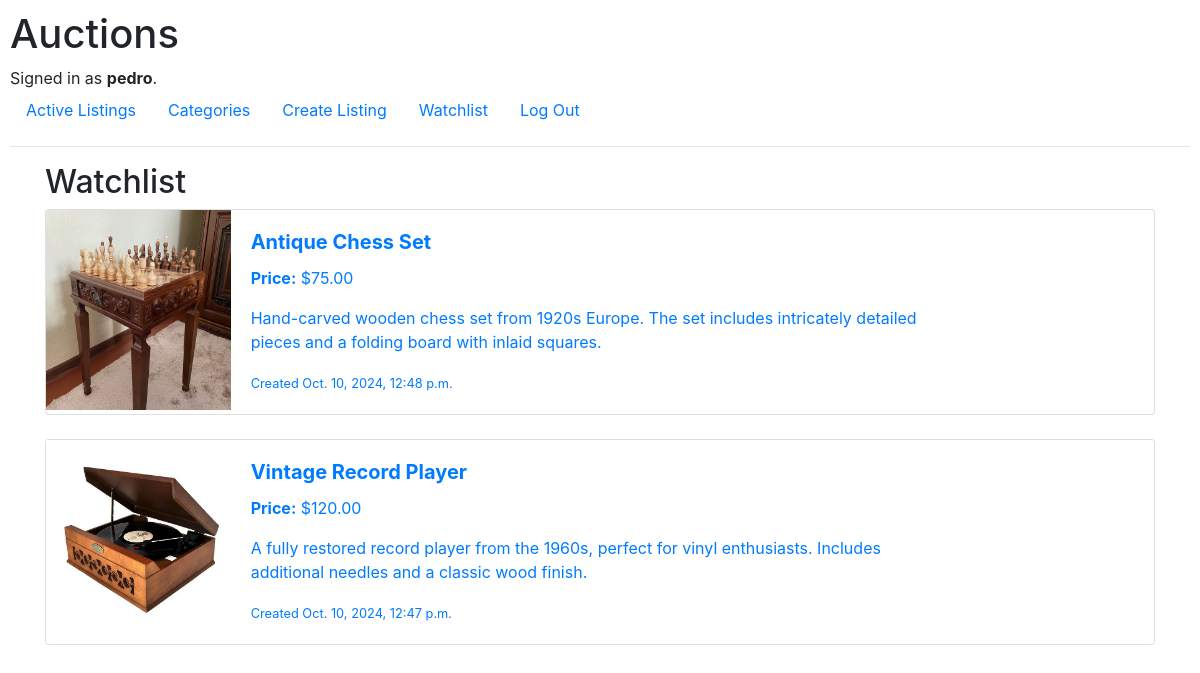
Screenshot of /watchlist (signed in) with the database file from the repository.
### auctions/models.py (models this page shows)
class User(AbstractUser):
    pass

class AuctionListing(models.Model):
    name = models.CharField(max_length=100)
    description = models.TextField()
    current_bid = models.DecimalField(max_digits=10, decimal_places=2)
    photo = models.ImageField(upload_to='listings/', null=True, blank=True)
    datetime_submited = models.DateTimeField(auto_now_add=True)
    category = models.ForeignKey(Category, on_delete=models.CASCADE)
    listed_by = models.ForeignKey(User, on_delete=models.CASCADE)
    def __str__(self):
        return self.name

### auctions/views.py (the view)
# urls.py: path("watchlist", views.watchlist, name="watchlist"),
@login_required
def watchlist(request):
    listings = AuctionListing.objects.filter(watchlist__user=request.user)
    return render(request, 'auctions/watchlist.html', {
        'watchlist': listings
    })

### auctions/templates/auctions/watchlist.html
{% extends "auctions/layout.html" %}
{% block body %}
    <h2>Watchlist</h2>
    {% if watchlist %}
        <div class="row">
            {% for listing in watchlist %}
                <a href="{% url 'listing_details' listing.id %}" class="text-decoration-none">
                    <div class="col-12 mb-4">
                        <div class="card h-100">
                            <div class="row no-gutters">
                                <div class="col-lg-2 col-md-4">
                                    <img src="{{ listing.photo.url }}" alt="{{ listing }}" width="100%" height="200px">
                                </div>
                                <div class="col-md-8">
                                    <div class="card-body">
                                        <h5 class="card-title"><strong>{{ listing }}</strong></h5>
                                        <p><strong>Price:</strong> ${{ listing.current_bid }}</p>
                                        <p>{{ listing.description }}</p>
                                        <small>Created {{ listing.datetime_submited }}</small>
                                    </div>
                                </div>
                            </div>
                        </div>
                    </div>
                </a>
            {% endfor %}
        </div>
    {% else %}
        <p>You don't have any listing in your watchlist.</p>
    {% endif %}
{% endblock body %}

### auctions/templates/auctions/layout.html (shortened to what this page needs)
{% load static %}
<!DOCTYPE html>
<html lang="en">
    <head>
        <link rel="stylesheet" href="https://stackpath.bootstrapcdn.com/bootstrap/4.4.1/css/bootstrap.min.css">
        <link type="text/css" href="{% static 'auctions/styles.css' %}" rel="stylesheet">
    </head>
    <body>
        <h1>Auctions</h1>
        <div>
            {% if user.is_authenticated %}
                Signed in as <strong>{{ user.username }}</strong>.
            {% else %}
                Not signed in.
            {% endif %}
        </div>
        <ul class="nav">
            <li class="nav-item">
                <a class="nav-link" href="{% url 'index' %}">Active Listings</a>
            </li>
            <li class="nav-item">
                <a class="nav-link" href="{% url 'categories' %}">Categories</a>
            </li>
            {% if user.is_authenticated %}
                <li class="nav-item">
                    <a class="nav-link" href="{% url 'create' %}">Create Listing</a>
                </li>
                <li class="nav-item">
                    <a class="nav-link" href="{% url 'watchlist' %}">Watchlist</a>
                </li>
                <li class="nav-item">
                    <a class="nav-link" href="{% url 'logout' %}">Log Out</a>
                </li>
            {% endif %}
        </ul>
        <hr>
        <main class="container">
            {% block body %}
            {% endblock body %}
        </main>
    </body>
</html>

### auctions/static/auctions/styles.css (style rules this page uses)
body { padding: 10px; }

### rows the page displays
User: username "pedro"
AuctionListing: photo (picture), name "Antique Chess Set", current_bid "75.00", description "Hand-carved wooden chess set from 1920s Europe. The set includes intricately detailed pieces and a folding board with inlaid squares.", datetime_submited "Oct. 10, 2024, 12:48 p.m."
AuctionListing: photo (picture), name "Vintage Record Player", current_bid "120.00", description "A fully restored record player from the 1960s, perfect for vinyl enthusiasts. Includes additional needles and a classic wood finish.", datetime_submited "Oct. 10, 2024, 12:47 p.m."
